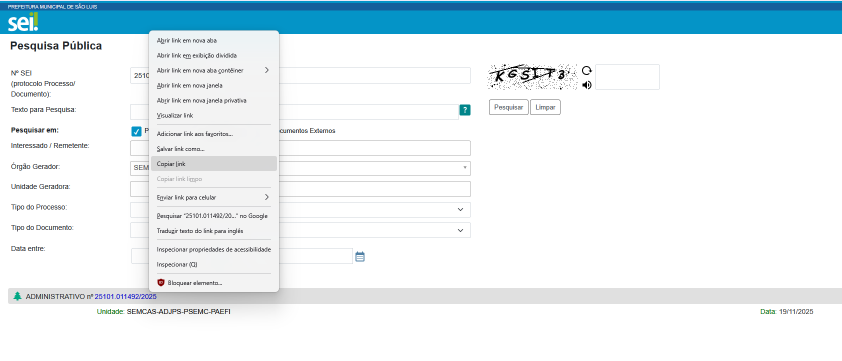
#> input picture assets/sei-ajuda-copiar-link.png, 1683 x 721 px (shown at 1/2 size)
$ python -i sei_captcha_pipeline.py   (imports and definitions only)   (older library calls are emulated)
#> lines starting #> are read from the running program, lines starting #| are printed output that depends on the picture; after the words box and inside, x2 and y2 are one past the last pixel; in counts of white or black regions, pixels touching at a corner belong together
#!/usr/bin/env python3
"""
sei_captcha_pipeline.py
=======================
Reconhecimento dos codigos de verificacao de imagem do SEI Sao Luis-MA.
Base de padroes: rotulos.txt + modelo modelo_svm.pkl.

Desenvolvido por: Jurandy Santana
WhatsApp: (98) 98401-6496

Uso: python sei_captcha_pipeline.py --captcha captcha_0001.png
     python sei_captcha_pipeline.py --batch captchas/

Fases:
    0: Auditoria do dataset
    1: Pre-processamento robusto
    2: Segmentacao de caracteres
    3: Dataset de glifos
    4: Reconhecedor (vizinho mais proximo, templates de rotulos.txt)
    5: Politica de submissao
"""

import sys
import argparse
import json
import pickle
import cv2
import numpy as np
from pathlib import Path
from collections import defaultdict

BASE_DIR = Path(__file__).resolve().parent
MODELO_FILE = BASE_DIR / "modelo_svm.pkl"
POLITICA_FILE = BASE_DIR / "politica.json"
# Padrão: aceita se a probabilidade mínima do captcha for >= isto
LIMIAR_PROB_PADRAO = 0.76


# ============================================================
# FASE 0: Pré-requisitos
# ============================================================

ROTULOS_FILE = BASE_DIR / "rotulos.txt"
SPLIT_FILE = BASE_DIR / "dataset_split.json"
CAPTCHAS_DIR = BASE_DIR / "captchas"
DEBUG_FASE1 = BASE_DIR / "debug_fase1"
GLIFOS_DIR = BASE_DIR / "glifos"
GLIFOS_CLASE_DIR = BASE_DIR / "glifos_por_classe"
CONFUSOES = {
    '7': ['Z'], 'Z': ['7'],
    'V': ['Y'], 'Y': ['V'],
    'G': ['2', '6'], '2': ['G'], '6': ['G'],
    '1': ['I'], 'I': ['1'],
    'O': ['0', '9'], '9': ['O', '0'], '0': ['O'],
    'A': ['4'], '4': ['A'],
    '5': ['S'], 'S': ['5'],
    '8': ['B'], 'B': ['8'],
    'U': ['V'], 'V': ['U'],
}


def normalizar_glifo(img):
    """Normaliza glifo para 32x32 float32 [0,1]"""
    if img is None:
        return None
    if img.dtype != np.uint8:
        img = img.astype(np.uint8)
    if np.mean(img) > 127:
        img = 255 - img
    coords = np.where(img > 0)
    if len(coords[0]) == 0:
        return None
    y_min, y_max = int(coords[0].min()), int(coords[0].max())
    x_min, x_max = int(coords[1].min()), int(coords[1].max())
    glifo_cortado = img[y_min:y_max+1, x_min:x_max+1]
    h, w = glifo_cortado.shape
    scale = 26.0 / max(h, w)
    new_h = max(1, int(h * scale))
    new_w = max(1, int(w * scale))
    glifo_resized = cv2.resize(glifo_cortado, (new_w, new_h), interpolation=cv2.INTER_AREA)
    canvas = np.zeros((32, 32), dtype=np.float32)
    start_y = (32 - new_h) // 2
    start_x = (32 - new_w) // 2
    canvas[start_y:start_y+new_h, start_x:start_x+new_w] = glifo_resized.astype(np.float32) / 255.0
    return canvas.flatten()


# [8 lines left out: function coseno_similarity, not called in this run]


# ============================================================
# FASE 1: Pré-processamento
# ============================================================

def preprocess(caminho_ou_bytes, remover_linhas=True):
    """Pipeline de pré-processamento robusto"""
#> called with caminho_ou_bytes = '../assets/sei-ajuda-copiar-link.png', remover_linhas = True
    if isinstance(caminho_ou_bytes, (bytes, bytearray)):
        arr = np.frombuffer(caminho_ou_bytes, dtype=np.uint8)
        img = cv2.imdecode(arr, cv2.IMREAD_GRAYSCALE)
    else:
        caminho = Path(caminho_ou_bytes)
        if not caminho.exists():
            raise FileNotFoundError(f"Arquivo não encontrado: {caminho}")
        img = cv2.imread(str(caminho), cv2.IMREAD_GRAYSCALE)
#> img: shape (721, 1683); min 0, max 255, mean 236.6

    if img is None:
        raise ValueError(f"Falha ao carregar imagem: {caminho_ou_bytes}")

    # 1. Suavização inicial (remove o "sal" de pontos isolados)
    img_blur = cv2.medianBlur(img, 3)
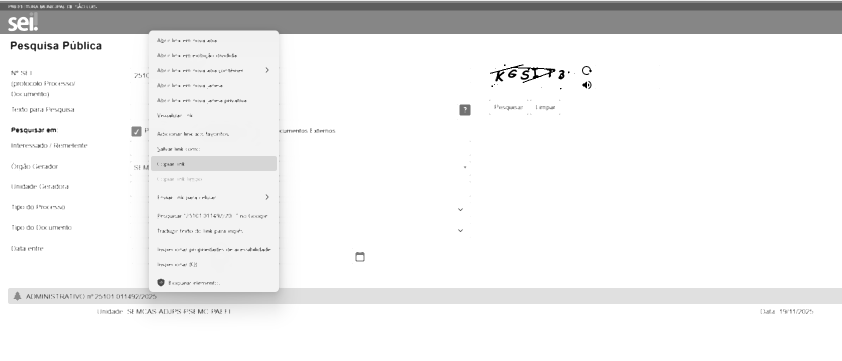
#> img_blur: shape (721, 1683) (shown at 1/2 size); min 0, max 255, mean 238.1

    # 2. Binarização Otsu com polaridade TINTA=255, FUNDO=0
    _, ink = cv2.threshold(img_blur, 0, 255, cv2.THRESH_BINARY_INV + cv2.THRESH_OTSU)
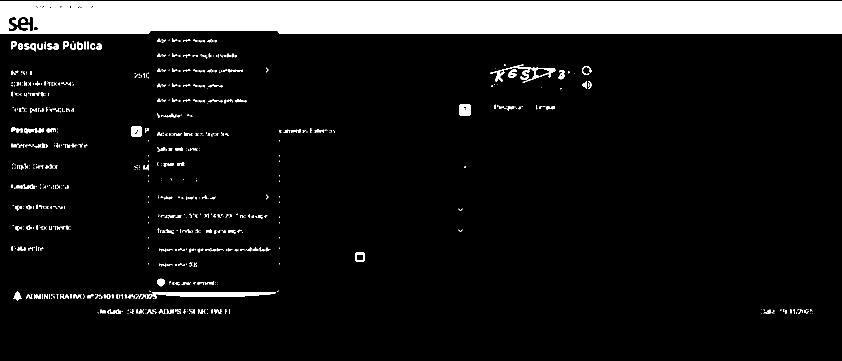
#> ink: shape (721, 1683) (shown at 1/2 size); 10.3% white; 819 white regions (605 under 20 px), largest, box (x1, y1, x2, y2) and area: (0, 2, 1683, 68) 108096, (294, 584, 552, 598) 2001, (980, 129, 1111, 166) 1024

    # 3. Remoção de linhas: as linhas do SEI têm ~2px e os traços das letras ~4-5px,
    #    então uma abertura 3x3 apaga as linhas sem cortar as letras.
    #    (O HoughLinesP antigo apagava pedaços de V, Y, 7, G...)
    if remover_linhas:
        kernel = cv2.getStructuringElement(cv2.MORPH_ELLIPSE, (3, 3))
        ink = cv2.morphologyEx(ink, cv2.MORPH_OPEN, kernel)
#> ink: shape (721, 1683); 9.8% white; 400 white regions (285 under 20 px), largest, box (x1, y1, x2, y2) and area: (0, 2, 1683, 68) 108034, (295, 584, 552, 598) 1978, (919, 209, 941, 231) 460

    # 4. Limpeza de ruído por área
    num_labels, labels, stats, _ = cv2.connectedComponentsWithStats(ink, connectivity=8)
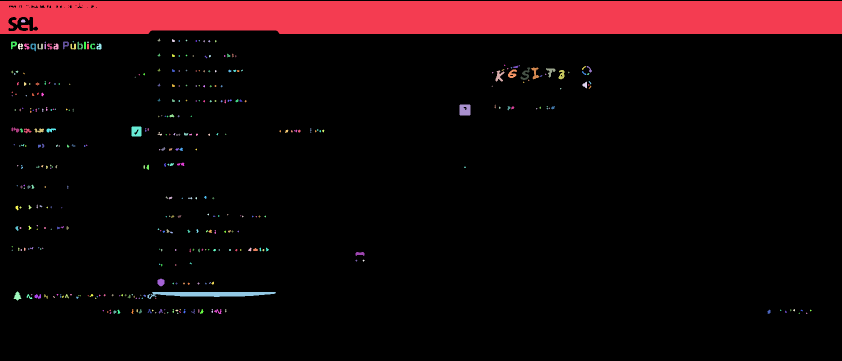
#> labels: shape (721, 1683) int32 (shown at 1/2 size); 401 distinct labels, from 0 to 400; one colour per label, 0 black
#> num_labels = 401; stats = 401 rows, first 6: [0, 0, 1683, 721, 1094218], [0, 2, 1683, 66, 108034], [42, 39, 9, 6, 45], [315, 77, 6, 6, 15], [344, 78, 6, 6, 25], [371, 79, 4, 4, 8]
    out = np.zeros_like(ink)
    for i in range(1, num_labels):
        x, y, w, h, area = stats[i]
        if area >= 25 and h >= 6:
            out[labels == i] = 255
#> this loop made 400 passes
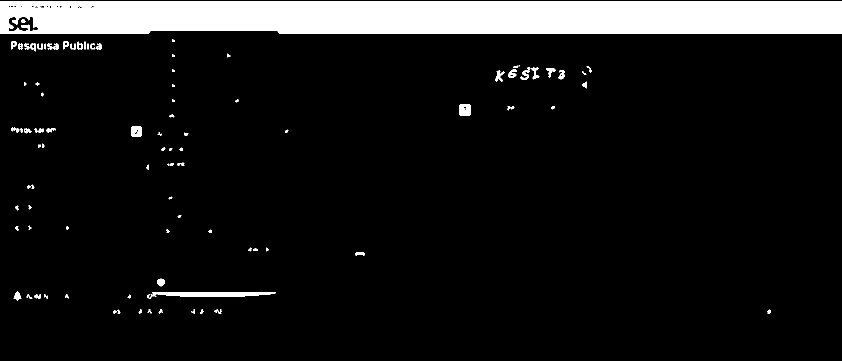
#> out: shape (721, 1683) (shown at 1/2 size); 9.6% white; 91 white regions, largest, box (x1, y1, x2, y2) and area: (0, 2, 1683, 68) 108034, (295, 584, 552, 598) 1978, (919, 209, 941, 231) 460

    return out


# ============================================================
# FASE 2: Segmentação
# ============================================================

N_CARACTERES = 6


def segmentar_caracteres(ink_img, n_expected=N_CARACTERES):
    """
    Segmenta caracteres por colunas com tinta.
    1. Acha "corridas" de colunas com >=2 pixels de tinta.
    2. Se houver corridas demais, junta o par vizinho mais estreito.
    3. Se houver de menos, divide a corrida mais larga no vale da projeção.
    """
#> called with n_expected = 6
    h, w = ink_img.shape
#> h = 721; w = 1683
    col = (ink_img > 0).sum(axis=0)
#> col = 1683 values, max 105 at index 345, min 46 at index 20, mean 68.89
    ativo = col >= 2

    corridas = []
    inicio = None
    for x, v in enumerate(ativo):
        if v and inicio is None:
            inicio = x
        elif not v and inicio is not None:
            corridas.append([inicio, x])
            inicio = None
#> this loop made 1683 passes
#> inicio on pass 1: 0
#> after the loop, corridas = []; inicio = 0
    if inicio is not None:
        corridas.append([inicio, w])

    # Descarta fragmentos pequenos (resto de linha/ruído)
    corridas = [c for c in corridas
                if c[1] - c[0] >= 3 and np.count_nonzero(ink_img[:, c[0]:c[1]]) >= 40]
#> corridas = [[0, 1683]]

    if n_expected:
        while len(corridas) > n_expected:
            larguras = [corridas[i+1][1] - corridas[i][0] for i in range(len(corridas)-1)]
            i = int(np.argmin(larguras))
            corridas[i] = [corridas[i][0], corridas[i+1][1]]
            corridas.pop(i+1)
#> this loop made 0 passes

        while 0 < len(corridas) < n_expected:
            i = int(np.argmax([c[1] - c[0] for c in corridas]))
            a, b = corridas[i]
            faltam = n_expected - len(corridas)
            # ~20px por caractere: decide em quantos pedaços dividir
            k = min(max(2, round((b - a) / 20)), faltam + 1)
            cortes = []
            for j in range(1, k):
                c = a + int((b - a) * j / k)
                lo, hi = max(a + 4, c - 5), min(b - 4, c + 6)
                cortes.append(lo + int(np.argmin(col[lo:hi])) if hi > lo else c)
            bordas = [a] + cortes + [b]
            corridas[i:i+1] = [[bordas[j], bordas[j+1]] for j in range(k)]
#> this loop made 1 pass
#> (i, a, b, faltam, k, bordas) on pass 1: (0, 0, 1683, 5, 6, [0, 284, 556, 836, 1117, 1397, 1683])
#> after the loop, corridas = [[0, 284], [284, 556], [556, 836], [836, 1117], [1117, 1397], [1397, 1683]]

    return [(int(a), 0, int(b), h) for a, b in corridas]


# ============================================================
# FASE 4/5: Reconhecimento com política de rejeição
# ============================================================

def extrair_features(glifo):
    """Pixels suavizados + histograma de gradientes (tipo HOG) em blocos 8x8"""
    vetor = normalizar_glifo(glifo)
    if vetor is None:
        return None
    im = vetor.reshape(32, 32)
    gx = cv2.Sobel(im, cv2.CV_32F, 1, 0)
    gy = cv2.Sobel(im, cv2.CV_32F, 0, 1)
    mag = np.hypot(gx, gy)
    bins = np.minimum(((np.arctan2(gy, gx) % np.pi) / np.pi * 9).astype(int), 8)
    hist = []
    for y in range(0, 32, 8):
        for x in range(0, 32, 8):
            hist.append(np.bincount(bins[y:y+8, x:x+8].ravel(),
                                    mag[y:y+8, x:x+8].ravel(), minlength=9))
    hist = np.concatenate(hist)
    hist /= np.linalg.norm(hist) + 1e-6
    pixels = cv2.GaussianBlur(im, (5, 5), 0).ravel() / 20.0
    return np.concatenate([hist, pixels]).astype(np.float32)


def carregar_rotulos():
    """Lê rotulos.txt -> {'CAPTCHA_0001': 'LNJC9C', ...}"""
    rotulos = {}
    if ROTULOS_FILE.exists():
        with open(ROTULOS_FILE, 'r', encoding='utf-8') as f:
            for line in f:
                if '=' in line:
                    cid, codigo = line.split('=', 1)
                    rotulos[cid.strip()] = codigo.strip().upper()
    return rotulos


def glifos_rotulados(rotulos=None):
    """Gera (captcha_id, caractere, features) usando a MESMA pipeline da produção"""
    if rotulos is None:
        rotulos = carregar_rotulos()
    amostras = []
    for cid, codigo in sorted(rotulos.items()):
        caminho = CAPTCHAS_DIR / f"{cid.lower()}.png"
        if not caminho.exists():
            print(f"  [!] {cid}: imagem não encontrada ({caminho.name})")
            continue
        if len(codigo) != N_CARACTERES:
            print(f"  [!] {cid}: rótulo '{codigo}' não tem {N_CARACTERES} caracteres, ignorado")
            continue
        ink = preprocess(caminho)
        for (x1, y1, x2, y2), char in zip(segmentar_caracteres(ink), codigo):
            feat = extrair_features(ink[y1:y2, x1:x2])
            if feat is not None:
                amostras.append((cid, char, feat))
    return amostras


def carregar_templates():
    """Templates por classe gerados direto de rotulos.txt + captchas/"""
    templates = defaultdict(list)
    for _, char, feat in glifos_rotulados():
        templates[char].append(feat)
    return dict(templates)


# ============================================================
# Classificador SVM treinado (opcional, mais preciso)
# ============================================================

# [49 lines left out: functions _augment_glyph, treinar_modelo, not called in this run]


def carregar_modelo(treinar_se_faltar=True):
    """Carrega o SVM salvo. Treina na hora se faltar."""
    if MODELO_FILE.exists():
        try:
            with open(MODELO_FILE, 'rb') as f:
                return pickle.load(f)['clf']
        except Exception as e:
            print(f"[-] Falha ao abrir {MODELO_FILE.name}: {e}")
    if treinar_se_faltar:
        return treinar_modelo()
    return None


# [8 lines left out: function predizer_topk, not called in this run]


def reconhecer_com_politica(glifo, templates, limiar_margem=0.05, modelo=None):
    """
    Reconhece glifo. Se `modelo` (SVM) for passado, usa ele. Senão usa templates.
    Aceita a imagem do glifo ou um vetor de features já extraído.
    Retorna: (classe, c2, margem, score, rejeitar, motivo)
    """
    if isinstance(glifo, np.ndarray) and glifo.ndim == 1:
        feat = glifo
    else:
        feat = extrair_features(glifo)
    if feat is None:
        return None, None, -1, -1, True, "glifo invalido"

    if modelo is not None:
        topk = predizer_topk(feat, modelo, k=2)
        if not topk:
            return None, None, -1, -1, True, "sem modelo"
        sorted_scores = topk
    else:
        scores = {}
        for classe, exemplos in templates.items():
            if exemplos:
                scores[classe] = max(coseno_similarity(feat, ex) for ex in exemplos)
        if not scores:
            return None, None, -1, -1, True, "sem templates"
        sorted_scores = sorted(scores.items(), key=lambda x: x[1], reverse=True)

    if len(sorted_scores) < 2:
        return sorted_scores[0][0], None, 0, sorted_scores[0][1], True, "poucas classes"

    c1, s1 = sorted_scores[0]
    c2, s2 = sorted_scores[1]
    margem = s1 - s2

    # Política de rejeição
    if margem < limiar_margem:
        return c1, c2, margem, s1, True, "margem baixa"

    if c2 in CONFUSOES.get(c1, []):
        return c1, c2, margem, s1, True, "confusao conhecida"

    return c1, c2, margem, s1, False, "ok"


# [9 lines left out: function _ler_politica, not called in this run]


def resolver_captcha(caminho_png, templates=None, modelo=None, limiar=0.05):
    """
    Resolve um captcha completo.
    Se `modelo` (SVM) for passado, usa a probabilidade do SVM para decidir aceitar.
    Senão, usa a margem dos templates (política antiga).
    Retorna: {'codigo': str, 'confianca': float, 'rejeitado': bool, 'motivos': list}
    """
    ink = preprocess(caminho_png)
    boxes = segmentar_caracteres(ink)
#> boxes = [(0, 0, 284, 721), (284, 0, 556, 721), (556, 0, 836, 721), (836, 0, 1117, 721), (1117, 0, 1397, 721), (1397, 0, 1683, 721)]

    if modelo is None and templates is None:
        modelo = carregar_modelo(treinar_se_faltar=False)
        if modelo is None:
            templates = carregar_templates()

    codigos = []
    scores = []
    motivos = []

    for x1, y1, x2, y2 in boxes:
        feat = extrair_features(ink[y1:y2, x1:x2])
        if feat is None:
            codigos.append('?'); scores.append(0.0); continue
        if modelo is not None:
            top = predizer_topk(feat, modelo, k=1)
            if top:
                codigos.append(top[0][0]); scores.append(top[0][1])
            else:
                codigos.append('?'); scores.append(0.0)
        else:
            c1, c2, margem, score, rejeitar, motivo = reconhecer_com_politica(
                feat, templates or {}, limiar)
            codigos.append(c1 if c1 else '?'); scores.append(max(0.0, margem))
#> this loop made 6 passes
#> pass 1, in normalizar_glifo, `glifo_cortado = img[y_min:y_max+1, x_min:x_max+1]`:
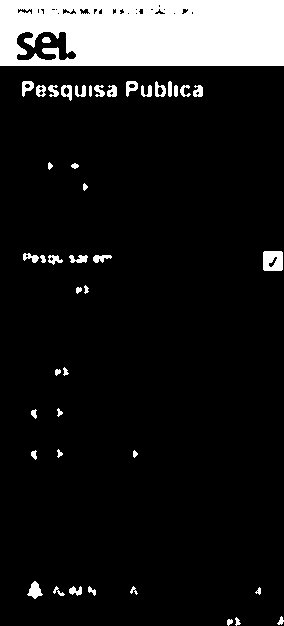
#> glifo_cortado: shape (626, 284); 11.5% white; 44 white regions, largest, box (x1, y1, x2, y2) and area: (0, 0, 284, 66) 17498, (263, 251, 283, 271) 365, (27, 581, 43, 599) 158
#> pass 1, in extrair_features, `im = vetor.reshape(32, 32)`:
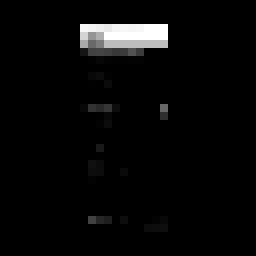
#> im: shape (32, 32) float32 (shown 8 times larger); min 0, max 1, mean 0.032
#> pass 1, in extrair_features, `gx = cv2.Sobel(im, cv2.CV_32F, 1, 0)`:
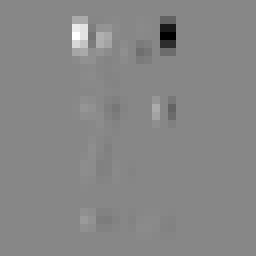
#> gx: shape (32, 32) float32 (shown 8 times larger); min -3.74, max 3.29, mean 4.95e-10; drawn with min black and max white
#> after the loop, codigos = ['?', '?', '?', '?', '?', '?']; scores = [0, 0, 0, 0, 0, 0]

    if len(boxes) != N_CARACTERES:
        motivos.append(f"segmentou {len(boxes)} caracteres")

    # Política de aceitação:
    #   com SVM: aceita se prob_min >= limiar_prob (aprendido pela avaliação)
    #   com templates: aceita se margem_min >= limiar (0.05 por padrão)
    confianca = min(scores) if scores else 0.0
#> confianca = 0
    if modelo is not None:
        limiar_prob = _ler_politica()
        if confianca < limiar_prob:
            motivos.append(f"prob mínima {confianca:.2f} < {limiar_prob:.2f}")
    else:
        if confianca < limiar:
            motivos.append(f"margem mínima {confianca:.2f} < {limiar}")

    return {
        'codigo': ''.join(codigos),
        'confianca': min(1.0, confianca),
        'rejeitado': bool(motivos),
        'motivos': motivos,
        'n_caracteres': len(boxes)
    }


# [176 lines left out: functions avaliar_leave_one_out, main, not called in this run]


# [2 lines not run here, left out]

>>> result = resolver_captcha('../assets/sei-ajuda-copiar-link.png')
#> result = {'codigo': '??????', 'confianca': 0, 'rejeitado': True, 'motivos': ['margem mínima 0.00 < 0.05'], 'n_caracteres': 6}
